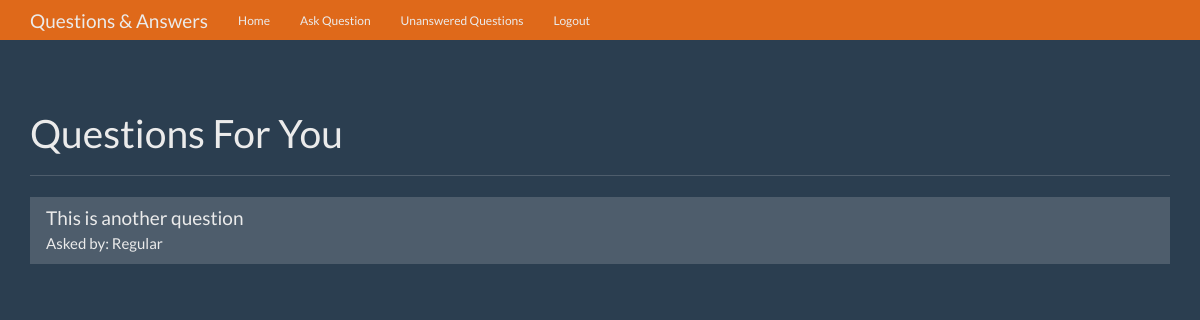
/unanswered (signed in), run on an earlier commit of the app's database.
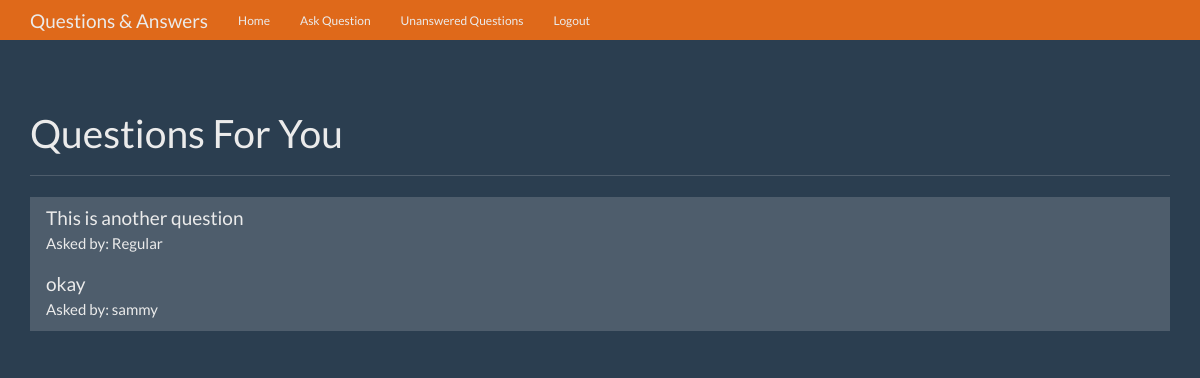
And on a later commit of the database.
### models.py (models this page shows, shortened)
class Question(db.Model):
    id = db.Column(db.Integer, primary_key=True)
    question = db.Column(db.Text)
    answer = db.Column(db.Text)
    asked_by_id = db.Column(db.Integer, db.ForeignKey('user.id'))
    expert_id = db.Column(db.Integer, db.ForeignKey('user.id'))

class User(UserMixin, db.Model):
    id = db.Column(db.Integer, primary_key=True)
    name = db.Column(db.String(50))
    password = db.Column(db.String(100))
    expert = db.Column(db.Boolean)
    admin = db.Column(db.Boolean)
    questions_asked = db.relationship(
        'Question',
        foreign_keys='Question.asked_by_id',
        backref='asker',
        lazy=True
    )
    answers_requested = db.relationship(
        'Question',
        foreign_keys='Question.expert_id',
        backref='expert',
        lazy=True
    )
    @property
    def unhashed_password(self):
        raise AttributeError('Cannot view unhashed password!')

### routes/main.py (the view)
@main.route('/unanswered')
@login_required
def unanswered():
    if not current_user.expert:
        return redirect(url_for('main.index'))
    unanswered_questions = Question.query\
        .filter_by(expert_id=current_user.id)\
        .filter(Question.answer == None)\
        .all()
    context = {
        'unanswered_questions' : unanswered_questions
    }
    return render_template('unanswered.html', **context)

### __init__.py (called while the page is built)
def create_app(config_file='settings.py'):
    app = Flask(__name__)
    app.config.from_pyfile(config_file)
    db.init_app(app)
    login_manager.init_app(app)
    login_manager.login_view = 'auth.login'
    @login_manager.user_loader
    def load_user(user_id):
        return User.query.get(user_id)
    app.register_blueprint(main)
    app.register_blueprint(auth)
    app.cli.add_command(create_tables)
    return app

### templates/unanswered.html (shortened to what this page needs)
{% extends 'base.html' %}
{% block content %}
<div class="page-header">
        <h1>Questions For You</h1>
      </div>
      <div class="row">
        <div class="col-lg-12">
          <div class="list-group">
            {% for question in unanswered_questions %}
              <a href="{{ url_for('main.answer', question_id=question.id) }}" class="list-group-item">
                <h4 class="list-group-item-heading">{{ question.question }}</h4>
                <p class="list-group-item-text">Asked by: {{ question.asker.name }}</p>
              </a>
            {% endfor %}
          </div>
        </div>
      </div>
{% endblock %}

### templates/base.html (shortened to what this page needs)
<!DOCTYPE html>
<html lang="en">
  <head>
    <link href="{{ url_for('static', filename='bootstrap.min.css') }}" rel="stylesheet">
    <link href="{{ url_for('static', filename='theme.css') }}" rel="stylesheet">
  </head>
  <body>
    <nav class="navbar navbar-inverse navbar-fixed-top">
      <div class="container">
        <div class="navbar-header">
          <a class="navbar-brand" href="{{ url_for('main.index') }}">Questions & Answers</a>
        </div>
        <div id="navbar" class="navbar-collapse collapse">
          <ul class="nav navbar-nav">
            <li><a href="{{ url_for('main.index') }}">Home</a></li>
            {% if current_user.is_authenticated %}
            <li><a href="{{ url_for('main.ask') }}">Ask Question</a></li>
            {% endif %}
            {% if current_user.is_authenticated and current_user.expert %}
            <li><a href="{{ url_for('main.unanswered') }}">Unanswered Questions</a></li>
            {% endif %}
            {% if current_user.is_authenticated %}
            <li><a href="{{ url_for('auth.logout') }}">Logout</a></li>
            {% endif %}
          </ul>
        </div>
      </div>
    </nav>
    <div class="container theme-showcase" role="main">
      {% block content %}{% endblock %}
    </div>
  </body>
</html>

### static/theme.css (style rules this page uses)
body { padding-top: 70px; padding-bottom: 30px; }

What changed in the data, as far as the page shows it:
added Question: question "okay", asker.name "sammy"
